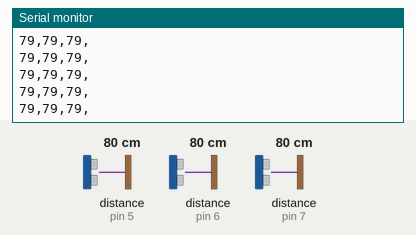
The sketch below on a simulated Arduino Uno, built with avr-gcc and run on an emulated ATmega328P. On the bench: the last lines printed to the serial monitor. Wiring (inferred from the names in the program): 3 × ultrasonic range finder: trigger pin 8, echo pin 5 / trigger pin 9, echo pin 6 / trigger pin 10, echo pin 7. The test bench sets the inputs (shaded band); at power-on: distance to the obstacle (sensors on pin 5, pin 6, pin 7) 80 cm. The echo pulse lasts 58.3 µs per cm.

Above: at 1.2 s.
1.3 s: distance to the obstacle (sensor on pin 5) set to 9 cm
At 1.33 s:
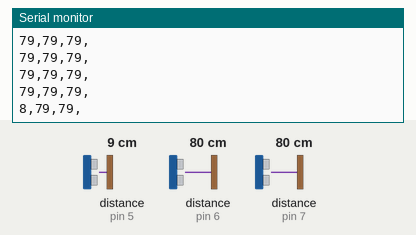
4.3 s: distance to the obstacle (sensor on pin 5) set to 2 cm
At 4.3 s:
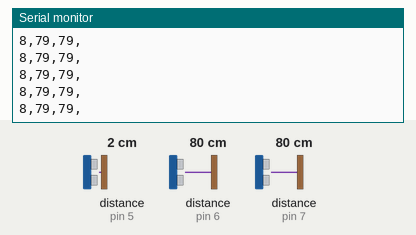
7.3 s: distance to the obstacle (sensor on pin 6) set to 18 cm
At 7.3 s:
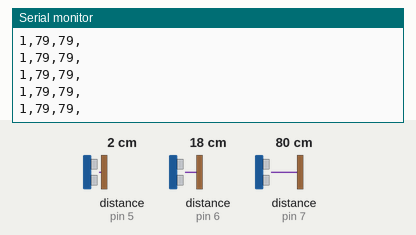
10.3 s: distance to the obstacle (sensor on pin 7) set to 2 cm
At 10.31 s:
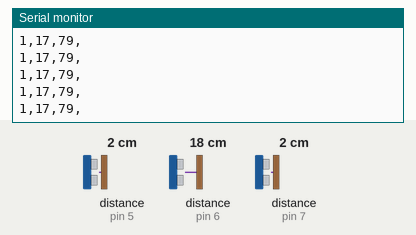
11.8 s: distance to the obstacle (sensor on pin 6) set to 2 cm
At 11.8 s:
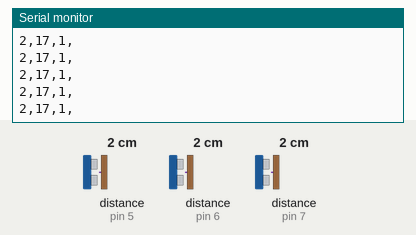
13.3 s: distance to the obstacle (sensor on pin 7) set to 4 cm
At 13.31 s:
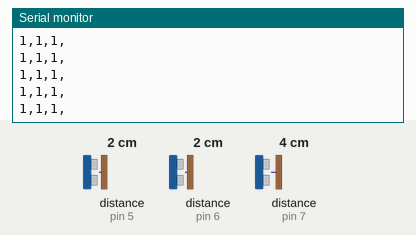
Timing chart, 0 to 15.8 s (numbered marks = the images above; inputs shaded):
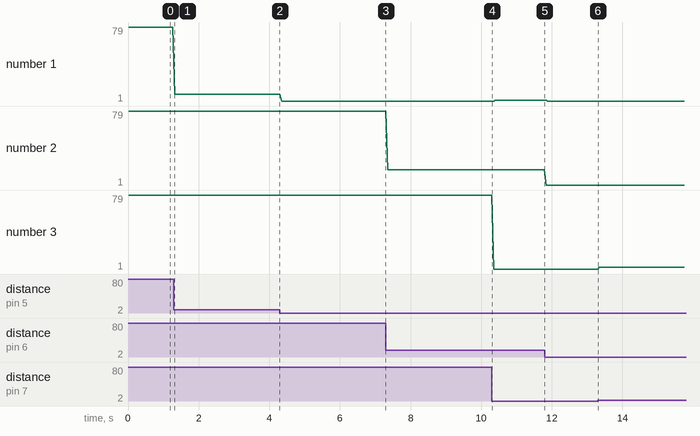

The sketch:

3Ultrasoundsensors.ino
```cpp
  int echoPin1 = 5;
  int echoPin2 = 6;
  int echoPin3 = 7;

  int trigPin1 = 8;
  int trigPin2 = 9;
  int trigPin3 = 10;

void setup() {
    Serial.begin (9600);
    pinMode (trigPin1, OUTPUT);
    pinMode (trigPin2, OUTPUT);
    pinMode (trigPin3, OUTPUT);

    pinMode (echoPin1, INPUT);
    pinMode (echoPin2, INPUT);
    pinMode (echoPin3, INPUT);
}

void sensor() {
  int duration1, distance1;
    digitalWrite (trigPin1, HIGH);
    delayMicroseconds (10);
    digitalWrite (trigPin1, LOW);
    duration1 = pulseIn (echoPin1, HIGH);
    distance1 = (duration1/2) / 29.1;

  int duration2, distance2;
    digitalWrite (trigPin2, HIGH);
    delayMicroseconds (10);
    digitalWrite (trigPin2, LOW);
    duration2 = pulseIn (echoPin2, HIGH);
    distance2 = (duration2/2) / 29.1;

  int duration3, distance3;
    digitalWrite (trigPin3, HIGH);
    delayMicroseconds (10);
    digitalWrite (trigPin3, LOW);
    duration3 = pulseIn (echoPin3, HIGH);
    distance3 = (duration3/2) / 29.1;

      Serial.print(distance1);
      Serial.print(",");
      Serial.print(distance2);
      Serial.print(",");
      Serial.print(distance3);
      Serial.println(",");

}

void loop() {
sensor();
delay(50);
}
```

Measured:
- after the input at 1.3 s, the serial monitor: prints a new line at once (image 1)
- plotted number 1: 79 → 8 after the input at 1.3 s, 8 → 1 after the input at 4.3 s, 1 → 2 after the input at 10.3 s
- plotted number 2: 79 → 17 after the input at 7.3 s
- plotted number 3: 1 → 3 after the input at 13.3 s
